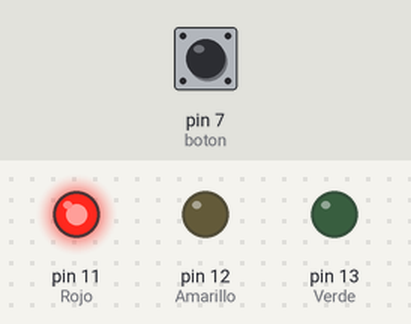
The sketch below on a simulated Arduino Uno, built with avr-gcc and run on an emulated ATmega328P. Shown: output pins drawn as LEDs (lit = HIGH). The inputs (shaded band) are chosen by the test bench; at power-on: pin 7 (boton) HIGH.

Above: at 0.7 s.
At 2.2 s:
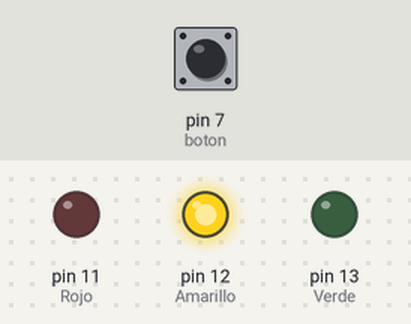
At 3.7 s:
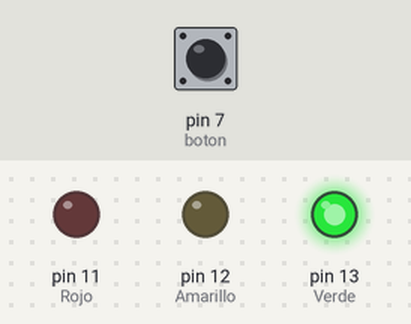
Timing chart, 0 to 5.9 s (numbered marks = the images above):
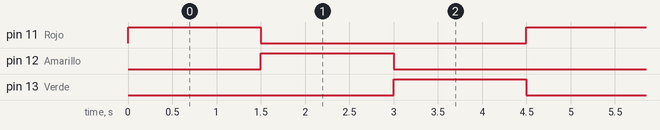

The sketch:

semaforo_pulsador.ino
```cpp
const int boton = 7;

void setup() {
  pinMode(11, OUTPUT); // Rojo
  pinMode(12, OUTPUT); // Amarillo
  pinMode(13, OUTPUT); // Verde

  pinMode(boton, INPUT_PULLUP);
}

void loop() {
  int estadoBoton = digitalRead(boton);

  if (estadoBoton == LOW) {
    // Botón pulsado → solo rojo
    digitalWrite(11, HIGH);
    digitalWrite(12, LOW);
    digitalWrite(13, LOW);
  } else {
    // Secuencia normal

    digitalWrite(11, HIGH);
    digitalWrite(12, LOW);
    digitalWrite(13, LOW);
    delay(1500);

    digitalWrite(11, LOW);
    digitalWrite(12, HIGH);
    digitalWrite(13, LOW);
    delay(1500);

    digitalWrite(11, LOW);
    digitalWrite(12, LOW);
    digitalWrite(13, HIGH);
    delay(1500);
  }
}
```

Measured:
- by itself, pin 11 (Rojo), pin 12 (Amarillo), pin 13 (Verde): alternates HIGH for 1.5 s and LOW for 3.0 s
- by itself, everything shown: repeats every 4.5 s, in 3 steps
